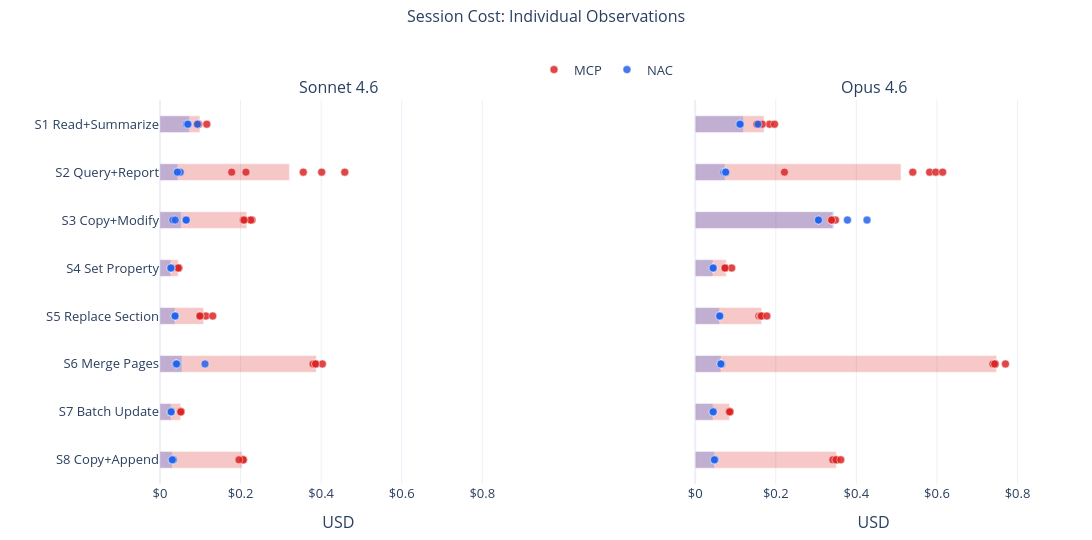

Notebook code cell kept with this figure:
### Markdown cell above
## 3c. Individual Sessions (raw points)

Each dot is one session. Bars show the mean. With n=5, every data point is visible, making outliers and clustering patterns transparent.

### Code cell
agg_pts = df.groupby(["scenario_num", "label"]).agg(
    cost_mean=("cost_usd", "mean")).reset_index()
scenario_labels_pts = [f"S{s} {SCENARIO_NAMES.get(s, '')}" for s in sorted(agg_pts.scenario_num.unique())]
x_max_pts = df.cost_usd.max() * 1.15

fig = make_subplots(rows=1, cols=len(pairs),
    subplot_titles=["Sonnet 4.6", "Opus 4.6"][:len(pairs)],
    horizontal_spacing=0.20, shared_yaxes=True)

for col, (model, cli_label, mcp_label) in enumerate(pairs, 1):
    for label, color, name in [(mcp_label, MCP_COLOR, "MCP"), (cli_label, NAC_COLOR, "NAC")]:
        # Mean bars (thin, semi-transparent)
        sub_agg = agg_pts[agg_pts.label == label].sort_values("scenario_num")
        sub_labels = sub_agg.scenario_num.map(lambda n: f"S{n} {SCENARIO_NAMES.get(n, '')}")
        fig.add_trace(go.Bar(
            y=sub_labels, x=sub_agg.cost_mean, orientation="h",
            name=name + " mean", legendgroup=name, showlegend=False,
            marker_color=color, opacity=0.25, width=0.35,
            hoverinfo="skip",
        ), row=1, col=col)

        # Raw session points (jittered vertically)
        sub_raw = df[df.label == label].sort_values(["scenario_num", "iteration"])
        raw_labels = sub_raw.scenario_num.map(lambda n: f"S{n} {SCENARIO_NAMES.get(n, '')}")

        fig.add_trace(go.Scatter(
            x=sub_raw.cost_usd, y=raw_labels, mode="markers",
            name=name, legendgroup=name, showlegend=(col == 1),
            marker=dict(color=color, size=8, opacity=0.85,
                        line=dict(color="white", width=0.5)),
            hovertemplate="%{y}<br>" + name + ": $%{x:.4f}<br>%{text}<extra></extra>",
            text=sub_raw.name,
        ), row=1, col=col)

    fig.update_yaxes(categoryorder="array", categoryarray=list(reversed(scenario_labels_pts)),
        row=1, col=col)
    fig.update_xaxes(title_text="USD", tickprefix="$", range=[0, x_max_pts], row=1, col=col)

fig.update_layout(**LAYOUT, barmode="overlay", height=540, width=1100,
    title=dict(text="Session Cost: Individual Observations",
               y=0.98, x=0.5, xanchor="center", font_size=16),
    margin=dict(t=100, b=50, l=160, r=40),
    legend=dict(orientation="h", yanchor="bottom", y=1.04, x=0.5, xanchor="center"))
fig.show()

### Figure 1 — Plotly figure (JSON) as saved in the notebook; plotly's stock layout.template omitted (floating-point values rounded to 4 significant figures)
{"data": [{"hoverinfo": "skip", "legendgroup": "MCP", "marker": {"color": "#DC2626"}, "name": "MCP mean", "opacity": 0.25, "orientation": "h", "showlegend": false, "type": "bar", "width": 0.35, "x": [0.09907, 0.3214, 0.2154, 0.04564, 0.1084, 0.3882, 0.05148, 0.204], "xaxis": "x", "y": ["S1 Read+Summarize", "S2 Query+Report", "S3 Copy+Modify", "S4 Set Property", "S5 Replace Section", "S6 Merge Pages", "S7 Batch Update", "S8 Copy+Append"], "yaxis": "y"}, {"hovertemplate": "%{y}<br>MCP: $%{x:.4f}<br>%{text}<extra></extra>", "legendgroup": "MCP", "marker": {"color": "#DC2626", "line": {"color": "white", "width": 0.5}, "opacity": 0.85, "size": 8}, "mode": "markers", "name": "MCP", "showlegend": true, "text": ["mcp-s1-1", "mcp-s1-2", "mcp-s1-3", "mcp-s1-4", "mcp-s1-5", "mcp-s2-1", "mcp-s2-2", "mcp-s2-3", "mcp-s2-4", "mcp-s2-5", "mcp-s3-1", "mcp-s3-2", "mcp-s3-3", "mcp-s3-4", "mcp-s3-5", "mcp-s4-1", "mcp-s4-2", "mcp-s4-3", "mcp-s4-4", "mcp-s4-5", "mcp-s5-1", "mcp-s5-2", "mcp-s5-3", "mcp-s5-4", "mcp-s5-5", "mcp-s6-1", "mcp-s6-2", "mcp-s6-3", "mcp-s6-4", "mcp-s6-5", "mcp-s7-1", "mcp-s7-2", "mcp-s7-3", "mcp-s7-4", "mcp-s7-5", "mcp-s8-1", "mcp-s8-2", "mcp-s8-3", "mcp-s8-4", "mcp-s8-5"], "type": "scatter", "x": [0.1161, 0.09536, 0.09589, 0.09535, 0.09266, 0.3557, 0.4586, 0.1779, 0.4014, 0.2133, 0.2082, 0.2283, 0.2064, 0.2251, 0.2088, 0.04525, 0.04569, 0.04526, 0.04676, 0.04525, 0.1138, 0.09926, 0.1309, 0.09901, 0.09912, 0.3866, 0.403, 0.3797, 0.3856, 0.386, 0.05124, 0.05163, 0.05165, 0.05124, 0.05164, 0.2049, 0.2072, 0.2052, 0.2065, 0.196], "xaxis": "x", "y": ["S1 Read+Summarize", "S1 Read+Summarize", "S1 Read+Summarize", "S1 Read+Summarize", "S1 Read+Summarize", "S2 Query+Report", "S2 Query+Report", "S2 Query+Report", "S2 Query+Report", "S2 Query+Report", "S3 Copy+Modify", "S3 Copy+Modify", "S3 Copy+Modify", "S3 Copy+Modify", "S3 Copy+Modify", "S4 Set Property", "S4 Set Property", "S4 Set Property", "S4 Set Property", "S4 Set Property", "S5 Replace Section", "S5 Replace Section", "S5 Replace Section", "S5 Replace Section", "S5 Replace Section", "S6 Merge Pages", "S6 Merge Pages", "S6 Merge Pages", "S6 Merge Pages", "S6 Merge Pages", "S7 Batch Update", "S7 Batch Update", "S7 Batch Update", "S7 Batch Update", "S7 Batch Update", "S8 Copy+Append", "S8 Copy+Append", "S8 Copy+Append", "S8 Copy+Append", "S8 Copy+Append"], "yaxis": "y"}, {"hoverinfo": "skip", "legendgroup": "NAC", "marker": {"color": "#2563EB"}, "name": "NAC mean", "opacity": 0.25, "orientation": "h", "showlegend": false, "type": "bar", "width": 0.35, "x": [0.07288, 0.04456, 0.05273, 0.02713, 0.03756, 0.05468, 0.02762, 0.031], "xaxis": "x", "y": ["S1 Read+Summarize", "S2 Query+Report", "S3 Copy+Modify", "S4 Set Property", "S5 Replace Section", "S6 Merge Pages", "S7 Batch Update", "S8 Copy+Append"], "yaxis": "y"}, {"hovertemplate": "%{y}<br>NAC: $%{x:.4f}<br>%{text}<extra></extra>", "legendgroup": "NAC", "marker": {"color": "#2563EB", "line": {"color": "white", "width": 0.5}, "opacity": 0.85, "size": 8}, "mode": "markers", "name": "NAC", "showlegend": true, "text": ["nac-s1-1", "nac-s1-2", "nac-s1-3", "nac-s1-4", "nac-s1-5", "nac-s2-1", "nac-s2-2", "nac-s2-3", "nac-s2-4", "nac-s2-5", "nac-s3-1", "nac-s3-2", "nac-s3-3", "nac-s3-4", "nac-s3-5", "nac-s4-1", "nac-s4-2", "nac-s4-3", "nac-s4-4", "nac-s4-5", "nac-s5-1", "nac-s5-2", "nac-s5-3", "nac-s5-4", "nac-s5-5", "nac-s6-1", "nac-s6-2", "nac-s6-3", "nac-s6-4", "nac-s6-5", "nac-s7-1", "nac-s7-2", "nac-s7-3", "nac-s7-4", "nac-s7-5", "nac-s8-1", "nac-s8-2", "nac-s8-3", "nac-s8-4", "nac-s8-5"], "type": "scatter", "x": [0.09306, 0.06783, 0.06567, 0.06868, 0.06915, 0.04329, 0.04305, 0.04274, 0.05045, 0.04328, 0.06417, 0.06458, 0.0651, 0.03199, 0.03779, 0.02674, 0.02667, 0.02719, 0.02828, 0.02676, 0.03773, 0.03759, 0.03771, 0.03759, 0.0372, 0.1117, 0.03888, 0.03955, 0.04251, 0.04078, 0.0277, 0.02758, 0.02756, 0.02762, 0.02765, 0.03044, 0.03047, 0.03041, 0.03322, 0.03048], "xaxis": "x", "y": ["S1 Read+Summarize", "S1 Read+Summarize", "S1 Read+Summarize", "S1 Read+Summarize", "S1 Read+Summarize", "S2 Query+Report", "S2 Query+Report", "S2 Query+Report", "S2 Query+Report", "S2 Query+Report", "S3 Copy+Modify", "S3 Copy+Modify", "S3 Copy+Modify", "S3 Copy+Modify", "S3 Copy+Modify", "S4 Set Property", "S4 Set Property", "S4 Set Property", "S4 Set Property", "S4 Set Property", "S5 Replace Section", "S5 Replace Section", "S5 Replace Section", "S5 Replace Section", "S5 Replace Section", "S6 Merge Pages", "S6 Merge Pages", "S6 Merge Pages", "S6 Merge Pages", "S6 Merge Pages", "S7 Batch Update", "S7 Batch Update", "S7 Batch Update", "S7 Batch Update", "S7 Batch Update", "S8 Copy+Append", "S8 Copy+Append", "S8 Copy+Append", "S8 Copy+Append", "S8 Copy+Append"], "yaxis": "y"}, {"hoverinfo": "skip", "legendgroup": "MCP", "marker": {"color": "#DC2626"}, "name": "MCP mean", "opacity": 0.25, "orientation": "h", "showlegend": false, "type": "bar", "width": 0.35, "x": [0.1711, 0.5109, 0.3407, 0.07728, 0.1651, 0.7481, 0.08541, 0.3507], "xaxis": "x2", "y": ["S1 Read+Summarize", "S2 Query+Report", "S3 Copy+Modify", "S4 Set Property", "S5 Replace Section", "S6 Merge Pages", "S7 Batch Update", "S8 Copy+Append"], "yaxis": "y2"}, {"hovertemplate": "%{y}<br>MCP: $%{x:.4f}<br>%{text}<extra></extra>", "legendgroup": "MCP", "marker": {"color": "#DC2626", "line": {"color": "white", "width": 0.5}, "opacity": 0.85, "size": 8}, "mode": "markers", "name": "MCP", "showlegend": false, "text": ["mcp-s1-1", "mcp-s1-2", "mcp-s1-3", "mcp-s1-4", "mcp-s1-5", "mcp-s2-1", "mcp-s2-2", "mcp-s2-3", "mcp-s2-4", "mcp-s2-5", "mcp-s3-1", "mcp-s3-2", "mcp-s3-3", "mcp-s3-4", "mcp-s3-5", "mcp-s4-1", "mcp-s4-2", "mcp-s4-3", "mcp-s4-4", "mcp-s4-5", "mcp-s5-1", "mcp-s5-2", "mcp-s5-3", "mcp-s5-4", "mcp-s5-5", "mcp-s6-1", "mcp-s6-2", "mcp-s6-3", "mcp-s6-4", "mcp-s6-5", "mcp-s7-1", "mcp-s7-2", "mcp-s7-3", "mcp-s7-4", "mcp-s7-5", "mcp-s8-1", "mcp-s8-2", "mcp-s8-3", "mcp-s8-4", "mcp-s8-5"], "type": "scatter", "x": [0.1847, 0.1664, 0.1969, 0.1543, 0.1531, 0.5819, 0.2215, 0.597, 0.5401, 0.6142, 0.3384, 0.34, 0.3481, 0.3383, 0.3386, 0.07394, 0.07394, 0.07394, 0.09061, 0.07394, 0.1579, 0.1619, 0.1633, 0.1643, 0.1778, 0.7387, 0.7442, 0.7446, 0.7701, 0.743, 0.08442, 0.08634, 0.08569, 0.08491, 0.08569, 0.3415, 0.3507, 0.351, 0.3491, 0.3613], "xaxis": "x2", "y": ["S1 Read+Summarize", "S1 Read+Summarize", "S1 Read+Summarize", "S1 Read+Summarize", "S1 Read+Summarize", "S2 Query+Report", "S2 Query+Report", "S2 Query+Report", "S2 Query+Report", "S2 Query+Report", "S3 Copy+Modify", "S3 Copy+Modify", "S3 Copy+Modify", "S3 Copy+Modify", "S3 Copy+Modify", "S4 Set Property", "S4 Set Property", "S4 Set Property", "S4 Set Property", "S4 Set Property", "S5 Replace Section", "S5 Replace Section", "S5 Replace Section", "S5 Replace Section", "S5 Replace Section", "S6 Merge Pages", "S6 Merge Pages", "S6 Merge Pages", "S6 Merge Pages", "S6 Merge Pages", "S7 Batch Update", "S7 Batch Update", "S7 Batch Update", "S7 Batch Update", "S7 Batch Update", "S8 Copy+Append", "S8 Copy+Append", "S8 Copy+Append", "S8 Copy+Append", "S8 Copy+Append"], "yaxis": "y2"}, {"hoverinfo": "skip", "legendgroup": "NAC", "marker": {"color": "#2563EB"}, "name": "NAC mean", "opacity": 0.25, "orientation": "h", "showlegend": false, "type": "bar", "width": 0.35, "x": [0.1199, 0.0742, 0.3444, 0.04427, 0.06077, 0.06413, 0.0446, 0.04808], "xaxis": "x2", "y": ["S1 Read+Summarize", "S2 Query+Report", "S3 Copy+Modify", "S4 Set Property", "S5 Replace Section", "S6 Merge Pages", "S7 Batch Update", "S8 Copy+Append"], "yaxis": "y2"}, {"hovertemplate": "%{y}<br>NAC: $%{x:.4f}<br>%{text}<extra></extra>", "legendgroup": "NAC", "marker": {"color": "#2563EB", "line": {"color": "white", "width": 0.5}, "opacity": 0.85, "size": 8}, "mode": "markers", "name": "NAC", "showlegend": false, "text": ["nac-s1-1", "nac-s1-2", "nac-s1-3", "nac-s1-4", "nac-s1-5", "nac-s2-1", "nac-s2-2", "nac-s2-3", "nac-s2-4", "nac-s2-5", "nac-s3-1", "nac-s3-2", "nac-s3-3", "nac-s3-4", "nac-s3-5", "nac-s4-1", "nac-s4-2", "nac-s4-3", "nac-s4-4", "nac-s4-5", "nac-s5-1", "nac-s5-2", "nac-s5-3", "nac-s5-4", "nac-s5-5", "nac-s6-1", "nac-s6-2", "nac-s6-3", "nac-s6-4", "nac-s6-5", "nac-s7-1", "nac-s7-2", "nac-s7-3", "nac-s7-4", "nac-s7-5", "nac-s8-1", "nac-s8-2", "nac-s8-3", "nac-s8-4", "nac-s8-5"], "type": "scatter", "x": [0.156, 0.1103, 0.1114, 0.11, 0.1115, 0.07082, 0.07493, 0.07507, 0.07436, 0.0758, 0.4264, 0.3059, 0.3062, 0.3779, 0.3059, 0.04454, 0.04454, 0.04318, 0.04454, 0.04454, 0.06081, 0.06092, 0.06083, 0.06046, 0.06085, 0.06588, 0.06381, 0.0638, 0.06348, 0.06368, 0.04462, 0.04465, 0.04459, 0.04454, 0.04459, 0.04859, 0.04764, 0.04852, 0.04806, 0.0476], "xaxis": "x2", "y": ["S1 Read+Summarize", "S1 Read+Summarize", "S1 Read+Summarize", "S1 Read+Summarize", "S1 Read+Summarize", "S2 Query+Report", "S2 Query+Report", "S2 Query+Report", "S2 Query+Report", "S2 Query+Report", "S3 Copy+Modify", "S3 Copy+Modify", "S3 Copy+Modify", "S3 Copy+Modify", "S3 Copy+Modify", "S4 Set Property", "S4 Set Property", "S4 Set Property", "S4 Set Property", "S4 Set Property", "S5 Replace Section", "S5 Replace Section", "S5 Replace Section", "S5 Replace Section", "S5 Replace Section", "S6 Merge Pages", "S6 Merge Pages", "S6 Merge Pages", "S6 Merge Pages", "S6 Merge Pages", "S7 Batch Update", "S7 Batch Update", "S7 Batch Update", "S7 Batch Update", "S7 Batch Update", "S8 Copy+Append", "S8 Copy+Append", "S8 Copy+Append", "S8 Copy+Append", "S8 Copy+Append"], "yaxis": "y2"}], "layout": {"annotations": [{"font": {"size": 16}, "showarrow": false, "text": "Sonnet 4.6", "x": 0.2, "xanchor": "center", "xref": "paper", "y": 1, "yanchor": "bottom", "yref": "paper"}, {"font": {"size": 16}, "showarrow": false, "text": "Opus 4.6", "x": 0.8, "xanchor": "center", "xref": "paper", "y": 1, "yanchor": "bottom", "yref": "paper"}], "barmode": "overlay", "font": {"size": 13}, "height": 540, "legend": {"orientation": "h", "x": 0.5, "xanchor": "center", "y": 1.04, "yanchor": "bottom"}, "margin": {"b": 50, "l": 160, "r": 40, "t": 100}, "title": {"font": {"size": 16}, "text": "Session Cost: Individual Observations", "x": 0.5, "xanchor": "center", "y": 0.98}, "width": 1100, "xaxis": {"anchor": "y", "domain": [0, 0.4], "range": [0, 0.8856], "tickprefix": "$", "title": {"text": "USD"}}, "xaxis2": {"anchor": "y2", "domain": [0.6, 1], "range": [0, 0.8856], "tickprefix": "$", "title": {"text": "USD"}}, "yaxis": {"anchor": "x", "categoryarray": ["S8 Copy+Append", "S7 Batch Update", "S6 Merge Pages", "S5 Replace Section", "S4 Set Property", "S3 Copy+Modify", "S2 Query+Report", "S1 Read+Summarize"], "categoryorder": "array", "domain": [0, 1]}, "yaxis2": {"anchor": "x2", "categoryarray": ["S8 Copy+Append", "S7 Batch Update", "S6 Merge Pages", "S5 Replace Section", "S4 Set Property", "S3 Copy+Modify", "S2 Query+Report", "S1 Read+Summarize"], "categoryorder": "array", "domain": [0, 1], "matches": "y", "showticklabels": false}}}
